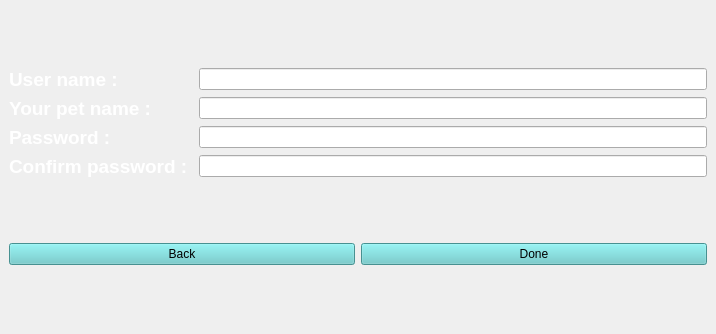
<?xml version="1.0" encoding="UTF-8"?>
<ui version="4.0">
 <class>ForgetPass</class>
 <widget class="QMainWindow" name="ForgetPass">
  <property name="geometry">
   <rect>
    <x>0</x>
    <y>0</y>
    <width>716</width>
    <height>334</height>
   </rect>
  </property>
  <property name="windowTitle">
   <string>MainWindow</string>
  </property>
  <widget class="QWidget" name="centralwidget">
   <layout class="QVBoxLayout" name="verticalLayout">
    <item>
     <layout class="QGridLayout" name="gridLayout_2">
      <item row="0" column="0">
       <widget class="QLabel" name="label_username">
        <property name="text">
         <string>&lt;html&gt;&lt;head/&gt;&lt;body&gt;&lt;p&gt;&lt;span style=&quot; font-size:14pt; font-weight:700; color:#ffffff;&quot;&gt;User name :&lt;/span&gt;&lt;/p&gt;&lt;/body&gt;&lt;/html&gt;</string>
        </property>
       </widget>
      </item>
      <item row="1" column="0">
       <widget class="QLabel" name="label_secure">
        <property name="text">
         <string>&lt;html&gt;&lt;head/&gt;&lt;body&gt;&lt;p&gt;&lt;span style=&quot; font-size:14pt; font-weight:700; color:#ffffff;&quot;&gt;Your pet name :&lt;/span&gt;&lt;/p&gt;&lt;/body&gt;&lt;/html&gt;</string>
        </property>
       </widget>
      </item>
      <item row="3" column="0">
       <widget class="QLabel" name="label_confpass">
        <property name="text">
         <string>&lt;html&gt;&lt;head/&gt;&lt;body&gt;&lt;p&gt;&lt;span style=&quot; font-size:14pt; font-weight:700; color:#ffffff;&quot;&gt;Confirm password : &lt;/span&gt;&lt;/p&gt;&lt;/body&gt;&lt;/html&gt;</string>
        </property>
       </widget>
      </item>
      <item row="2" column="0">
       <widget class="QLabel" name="label_pass">
        <property name="text">
         <string>&lt;html&gt;&lt;head/&gt;&lt;body&gt;&lt;p&gt;&lt;span style=&quot; font-size:14pt; font-weight:700; color:#ffffff;&quot;&gt;Password :&lt;/span&gt;&lt;/p&gt;&lt;/body&gt;&lt;/html&gt;</string>
        </property>
       </widget>
      </item>
      <item row="0" column="1">
       <widget class="QLineEdit" name="lineEdit_username"/>
      </item>
      <item row="2" column="1">
       <widget class="QLineEdit" name="lineEdit_Pass">
        <property name="echoMode">
         <enum>QLineEdit::Password</enum>
        </property>
       </widget>
      </item>
      <item row="3" column="1">
       <widget class="QLineEdit" name="lineEdit_confPass">
        <property name="echoMode">
         <enum>QLineEdit::Password</enum>
        </property>
       </widget>
      </item>
      <item row="1" column="1">
       <widget class="QLineEdit" name="lineEdit_secure"/>
      </item>
     </layout>
    </item>
    <item>
     <layout class="QHBoxLayout" name="horizontalLayout_2">
      <item>
       <widget class="QPushButton" name="pushButton_back">
        <property name="cursor">
         <cursorShape>OpenHandCursor</cursorShape>
        </property>
        <property name="styleSheet">
         <string notr="true">background-color: rgb(100, 203, 203);</string>
        </property>
        <property name="text">
         <string>Back</string>
        </property>
       </widget>
      </item>
      <item>
       <widget class="QPushButton" name="pushButton_Done">
        <property name="cursor">
         <cursorShape>OpenHandCursor</cursorShape>
        </property>
        <property name="styleSheet">
         <string notr="true">background-color: rgb(100, 203, 203);</string>
        </property>
        <property name="text">
         <string>Done</string>
        </property>
       </widget>
      </item>
     </layout>
    </item>
   </layout>
  </widget>
 </widget>
 <resources/>
 <connections/>
</ui>
